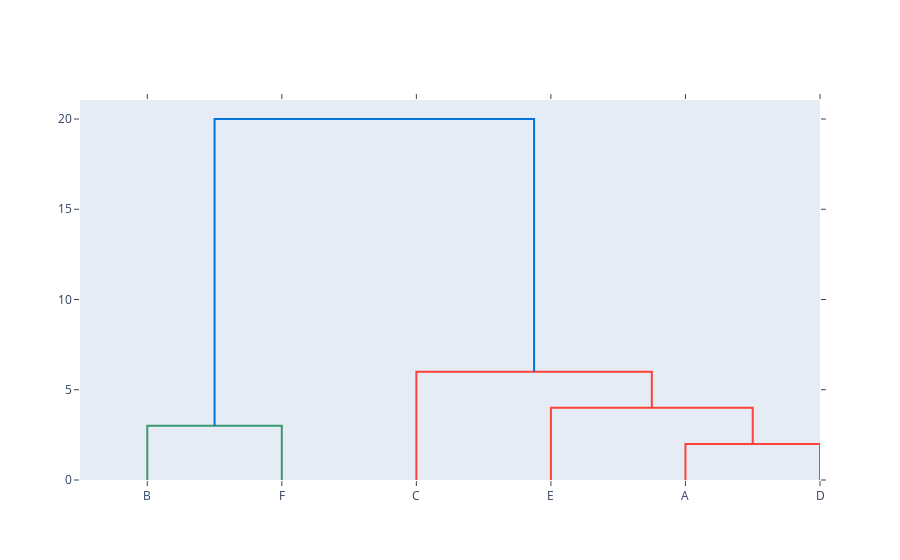

Notebook cell for this chart:
### Code cell
import plotly.figure_factory as ff


fig = ff.create_dendrogram(dist, labels=names,
distfun=lambda x: distance.squareform(np.where(x, x, x.T)),
linkagefun=lambda x: hierarchy.linkage(x, 'complete'))
fig.show()

### Figure 1 — Plotly figure (JSON) as saved in the notebook; plotly's stock layout.template omitted (floating-point values rounded to 4 significant figures)
{"data": [{"hoverinfo": "text", "marker": {"color": "rgb(61,153,112)"}, "mode": "lines", "type": "scatter", "x": [5, 5, 15, 15], "xaxis": "x", "y": [0, 3, 3, 0], "yaxis": "y"}, {"hoverinfo": "text", "marker": {"color": "rgb(255,65,54)"}, "mode": "lines", "type": "scatter", "x": [45, 45, 55, 55], "xaxis": "x", "y": [0, 2, 2, 0], "yaxis": "y"}, {"hoverinfo": "text", "marker": {"color": "rgb(255,65,54)"}, "mode": "lines", "type": "scatter", "x": [35, 35, 50, 50], "xaxis": "x", "y": [0, 4, 4, 2], "yaxis": "y"}, {"hoverinfo": "text", "marker": {"color": "rgb(255,65,54)"}, "mode": "lines", "type": "scatter", "x": [25, 25, 42.5, 42.5], "xaxis": "x", "y": [0, 6, 6, 4], "yaxis": "y"}, {"hoverinfo": "text", "marker": {"color": "rgb(0,116,217)"}, "mode": "lines", "type": "scatter", "x": [10, 10, 33.75, 33.75], "xaxis": "x", "y": [3, 20, 20, 6], "yaxis": "y"}], "layout": {"autosize": false, "height": null, "hovermode": "closest", "showlegend": false, "width": null, "xaxis": {"mirror": "allticks", "rangemode": "tozero", "showgrid": false, "showline": true, "showticklabels": true, "tickmode": "array", "ticks": "outside", "ticktext": ["B", "F", "C", "E", "A", "D"], "tickvals": [5, 15, 25, 35, 45, 55], "type": "linear", "zeroline": false}, "yaxis": {"mirror": "allticks", "rangemode": "tozero", "showgrid": false, "showline": true, "showticklabels": true, "ticks": "outside", "type": "linear", "zeroline": false}}}
